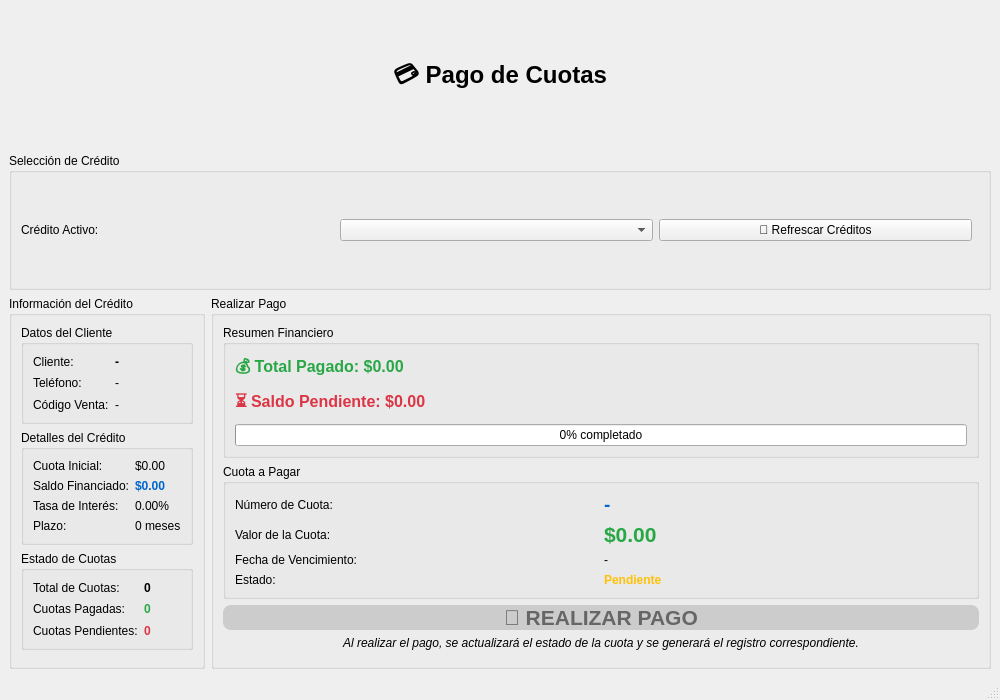
<?xml version="1.0" encoding="UTF-8"?>
<ui version="4.0">
 <class>MainWindow</class>
 <widget class="QMainWindow" name="MainWindow">
  <property name="geometry">
   <rect>
    <x>0</x>
    <y>0</y>
    <width>1000</width>
    <height>700</height>
   </rect>
  </property>
  <property name="windowTitle">
   <string>Pago de Cuotas - Sistema de Créditos</string>
  </property>
  <widget class="QWidget" name="centralwidget">
   <layout class="QVBoxLayout" name="verticalLayout_main">
    <item>
     <!-- Título -->
     <widget class="QLabel" name="label_titulo">
      <property name="text">
       <string>&lt;html&gt;&lt;body&gt;&lt;p align="center"&gt;&lt;span style="font-size:18pt; font-weight:600;"&gt;💳 Pago de Cuotas&lt;/span&gt;&lt;/p&gt;&lt;/body&gt;&lt;/html&gt;</string>
      </property>
     </widget>
    </item>

    <item>
     <!-- Selección de Crédito -->
     <widget class="QGroupBox" name="groupBox_seleccion">
      <property name="title">
       <string>Selección de Crédito</string>
      </property>
      <layout class="QHBoxLayout" name="horizontalLayout_seleccion">
       <item>
        <widget class="QLabel" name="label_credito">
         <property name="text">
          <string>Crédito Activo:</string>
         </property>
        </widget>
       </item>
       <item>
        <widget class="QComboBox" name="comboBox_creditos">
         <property name="minimumWidth">
          <number>300</number>
         </property>
        </widget>
       </item>
       <item>
        <widget class="QPushButton" name="pushButton_cargar">
         <property name="text">
          <string>🔄 Refrescar Créditos</string>
         </property>
        </widget>
       </item>
       <item>
        <spacer name="horizontalSpacer">
         <property name="orientation">
          <enum>Qt::Horizontal</enum>
         </property>
        </spacer>
       </item>
      </layout>
     </widget>
    </item>

    <item>
     <layout class="QHBoxLayout" name="horizontalLayout_paneles">
      <item>
       <!-- Panel Izquierdo: Información del Cliente y Crédito -->
       <widget class="QGroupBox" name="groupBox_info_credito">
        <property name="title">
         <string>Información del Crédito</string>
        </property>
        <property name="minimumWidth">
         <number>450</number>
        </property>
        <layout class="QVBoxLayout" name="verticalLayout_info">
         <!-- Datos del Cliente -->
         <item>
          <widget class="QGroupBox" name="groupBox_cliente">
           <property name="title">
            <string>Datos del Cliente</string>
           </property>
           <layout class="QGridLayout" name="gridLayout_cliente">
            <item row="0" column="0">
             <widget class="QLabel" name="label_nombre_cliente_label">
              <property name="text">
               <string>Cliente:</string>
              </property>
             </widget>
            </item>
            <item row="0" column="1">
             <widget class="QLabel" name="label_nombre_cliente">
              <property name="text">
               <string>-</string>
              </property>
              <property name="styleSheet">
               <string>font-weight: bold;</string>
              </property>
             </widget>
            </item>
            <item row="1" column="0">
             <widget class="QLabel" name="label_telefono_label">
              <property name="text">
               <string>Teléfono:</string>
              </property>
             </widget>
            </item>
            <item row="1" column="1">
             <widget class="QLabel" name="label_telefono">
              <property name="text">
               <string>-</string>
              </property>
             </widget>
            </item>
            <item row="2" column="0">
             <widget class="QLabel" name="label_codigo_venta_label">
              <property name="text">
               <string>Código Venta:</string>
              </property>
             </widget>
            </item>
            <item row="2" column="1">
             <widget class="QLabel" name="label_codigo_venta">
              <property name="text">
               <string>-</string>
              </property>
             </widget>
            </item>
           </layout>
          </widget>
         </item>

         <!-- Detalles del Crédito -->
         <item>
          <widget class="QGroupBox" name="groupBox_detalles_credito">
           <property name="title">
            <string>Detalles del Crédito</string>
           </property>
           <layout class="QGridLayout" name="gridLayout_credito">
            <item row="0" column="0">
             <widget class="QLabel" name="label_cuota_inicial_label">
              <property name="text">
               <string>Cuota Inicial:</string>
              </property>
             </widget>
            </item>
            <item row="0" column="1">
             <widget class="QLabel" name="label_cuota_inicial">
              <property name="text">
               <string>$0.00</string>
              </property>
             </widget>
            </item>
            <item row="1" column="0">
             <widget class="QLabel" name="label_saldo_financiado_label">
              <property name="text">
               <string>Saldo Financiado:</string>
              </property>
             </widget>
            </item>
            <item row="1" column="1">
             <widget class="QLabel" name="label_saldo_financiado">
              <property name="text">
               <string>$0.00</string>
              </property>
              <property name="styleSheet">
               <string>font-weight: bold; color: #0066CC;</string>
              </property>
             </widget>
            </item>
            <item row="2" column="0">
             <widget class="QLabel" name="label_interes_label">
              <property name="text">
               <string>Tasa de Interés:</string>
              </property>
             </widget>
            </item>
            <item row="2" column="1">
             <widget class="QLabel" name="label_interes">
              <property name="text">
               <string>0.00%</string>
              </property>
             </widget>
            </item>
            <item row="3" column="0">
             <widget class="QLabel" name="label_plazo_label">
              <property name="text">
               <string>Plazo:</string>
              </property>
             </widget>
            </item>
            <item row="3" column="1">
             <widget class="QLabel" name="label_plazo">
              <property name="text">
               <string>0 meses</string>
              </property>
             </widget>
            </item>
           </layout>
          </widget>
         </item>

         <!-- Estado de Cuotas -->
         <item>
          <widget class="QGroupBox" name="groupBox_cuotas">
           <property name="title">
            <string>Estado de Cuotas</string>
           </property>
           <layout class="QGridLayout" name="gridLayout_cuotas">
            <item row="0" column="0">
             <widget class="QLabel" name="label_total_cuotas_label">
              <property name="text">
               <string>Total de Cuotas:</string>
              </property>
             </widget>
            </item>
            <item row="0" column="1">
             <widget class="QLabel" name="label_total_cuotas">
              <property name="text">
               <string>0</string>
              </property>
              <property name="styleSheet">
               <string>font-weight: bold;</string>
              </property>
             </widget>
            </item>
            <item row="1" column="0">
             <widget class="QLabel" name="label_cuotas_pagadas_label">
              <property name="text">
               <string>Cuotas Pagadas:</string>
              </property>
             </widget>
            </item>
            <item row="1" column="1">
             <widget class="QLabel" name="label_cuotas_pagadas">
              <property name="text">
               <string>0</string>
              </property>
              <property name="styleSheet">
               <string>font-weight: bold; color: #28A745;</string>
              </property>
             </widget>
            </item>
            <item row="2" column="0">
             <widget class="QLabel" name="label_cuotas_pendientes_label">
              <property name="text">
               <string>Cuotas Pendientes:</string>
              </property>
             </widget>
            </item>
            <item row="2" column="1">
             <widget class="QLabel" name="label_cuotas_pendientes">
              <property name="text">
               <string>0</string>
              </property>
              <property name="styleSheet">
               <string>font-weight: bold; color: #DC3545;</string>
              </property>
             </widget>
            </item>
           </layout>
          </widget>
         </item>

         <item>
          <spacer name="verticalSpacer">
           <property name="orientation">
            <enum>Qt::Vertical</enum>
           </property>
          </spacer>
         </item>
        </layout>
       </widget>
      </item>

      <item>
       <!-- Panel Derecho: Resumen Financiero y Pago -->
       <widget class="QGroupBox" name="groupBox_pago">
        <property name="title">
         <string>Realizar Pago</string>
        </property>
        <property name="minimumWidth">
         <number>450</number>
        </property>
        <layout class="QVBoxLayout" name="verticalLayout_pago">
         <!-- Resumen Financiero -->
         <item>
          <widget class="QGroupBox" name="groupBox_resumen">
           <property name="title">
            <string>Resumen Financiero</string>
           </property>
           <layout class="QVBoxLayout" name="verticalLayout_resumen">
            <item>
             <widget class="QLabel" name="label_total_pagado">
              <property name="text">
               <string>💰 Total Pagado: $0.00</string>
              </property>
              <property name="styleSheet">
               <string>font-size: 12pt; color: #28A745; font-weight: bold;</string>
              </property>
             </widget>
            </item>
            <item>
             <widget class="QLabel" name="label_saldo_pendiente">
              <property name="text">
               <string>⏳ Saldo Pendiente: $0.00</string>
              </property>
              <property name="styleSheet">
               <string>font-size: 12pt; color: #DC3545; font-weight: bold;</string>
              </property>
             </widget>
            </item>
            <item>
             <widget class="QProgressBar" name="progressBar_pago">
              <property name="value">
               <number>0</number>
              </property>
              <property name="textVisible">
               <bool>true</bool>
              </property>
              <property name="format">
               <string>%p% completado</string>
              </property>
             </widget>
            </item>
           </layout>
          </widget>
         </item>

         <!-- Información de la Cuota Actual -->
         <item>
          <widget class="QGroupBox" name="groupBox_cuota_actual">
           <property name="title">
            <string>Cuota a Pagar</string>
           </property>
           <layout class="QGridLayout" name="gridLayout_cuota_actual">
            <item row="0" column="0">
             <widget class="QLabel" name="label_numero_cuota_label">
              <property name="text">
               <string>Número de Cuota:</string>
              </property>
             </widget>
            </item>
            <item row="0" column="1">
             <widget class="QLabel" name="label_numero_cuota">
              <property name="text">
               <string>-</string>
              </property>
              <property name="styleSheet">
               <string>font-size: 14pt; font-weight: bold; color: #0066CC;</string>
              </property>
             </widget>
            </item>
            <item row="1" column="0">
             <widget class="QLabel" name="label_valor_cuota_label">
              <property name="text">
               <string>Valor de la Cuota:</string>
              </property>
             </widget>
            </item>
            <item row="1" column="1">
             <widget class="QLabel" name="label_valor_cuota">
              <property name="text">
               <string>$0.00</string>
              </property>
              <property name="styleSheet">
               <string>font-size: 16pt; font-weight: bold; color: #28A745;</string>
              </property>
             </widget>
            </item>
            <item row="2" column="0">
             <widget class="QLabel" name="label_fecha_vencimiento_label">
              <property name="text">
               <string>Fecha de Vencimiento:</string>
              </property>
             </widget>
            </item>
            <item row="2" column="1">
             <widget class="QLabel" name="label_fecha_vencimiento">
              <property name="text">
               <string>-</string>
              </property>
             </widget>
            </item>
            <item row="3" column="0">
             <widget class="QLabel" name="label_estado_cuota_label">
              <property name="text">
               <string>Estado:</string>
              </property>
             </widget>
            </item>
            <item row="3" column="1">
             <widget class="QLabel" name="label_estado_cuota">
              <property name="text">
               <string>Pendiente</string>
              </property>
              <property name="styleSheet">
               <string>color: #FFC107; font-weight: bold;</string>
              </property>
             </widget>
            </item>
           </layout>
          </widget>
         </item>

         <!-- Botón de Pago -->
         <item>
          <widget class="QPushButton" name="pushButton_realizar_pago">
           <property name="enabled">
            <bool>false</bool>
           </property>
           <property name="minimumHeight">
            <number>60</number>
           </property>
           <property name="text">
            <string>💵 REALIZAR PAGO</string>
           </property>
           <property name="styleSheet">
            <string>
             QPushButton {
              font-size: 16pt;
              font-weight: bold;
              background-color: #28A745;
              color: white;
              border-radius: 8px;
             }
             QPushButton:hover {
              background-color: #218838;
             }
             QPushButton:disabled {
              background-color: #cccccc;
              color: #666666;
             }
            </string>
           </property>
          </widget>
         </item>

         <!-- Información adicional -->
         <item>
          <widget class="QLabel" name="label_info_pago">
           <property name="text">
            <string>&lt;html&gt;&lt;body&gt;&lt;p align="center"&gt;&lt;span style="font-size:9pt; font-style:italic;"&gt;Al realizar el pago, se actualizará el estado de la cuota y se generará el registro correspondiente.&lt;/span&gt;&lt;/p&gt;&lt;/body&gt;&lt;/html&gt;</string>
           </property>
           <property name="wordWrap">
            <bool>true</bool>
           </property>
          </widget>
         </item>

         <item>
          <spacer name="verticalSpacer_2">
           <property name="orientation">
            <enum>Qt::Vertical</enum>
           </property>
          </spacer>
         </item>
        </layout>
       </widget>
      </item>
     </layout>
    </item>
   </layout>
  </widget>
  <widget class="QStatusBar" name="statusbar"/>
 </widget>
 <resources/>
 <connections/>
</ui>
